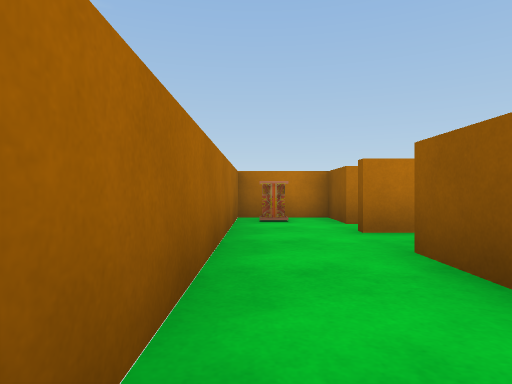
[1] (above)

12 first-person views from a walk through a Unity game level. The camera is 0.55 m above the floor, looks level and sees 75° across. The floor is counted in squares, 1 m on a side. Each view is taken from the middle of a square. On the plan, view 1 faces up. The plan holds only what a view shows up to about 9 squares ahead; the rest is blank. The place goes on beyond the plan. Some surface patterns are stand-ins.

[2]
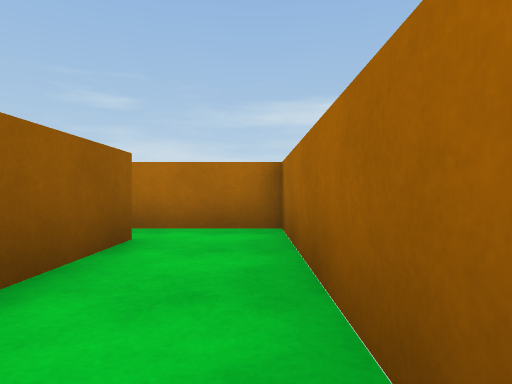

[3]
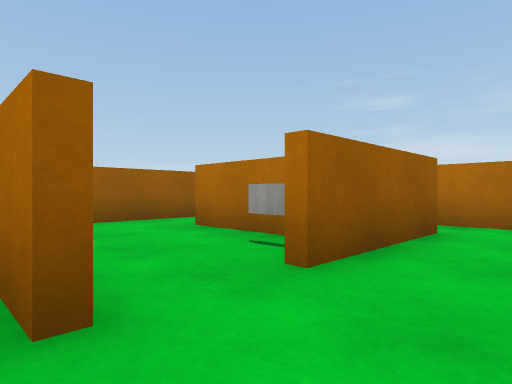

[4]
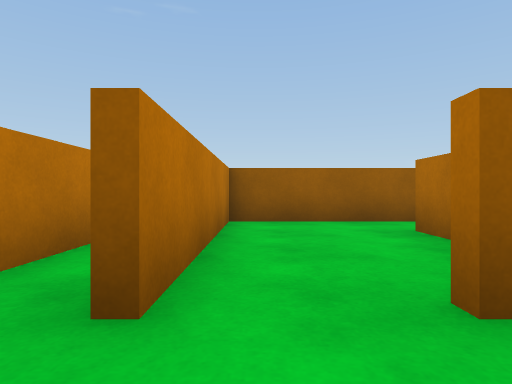

[5]
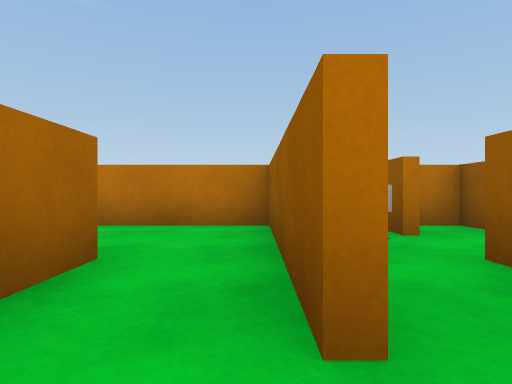

[6]
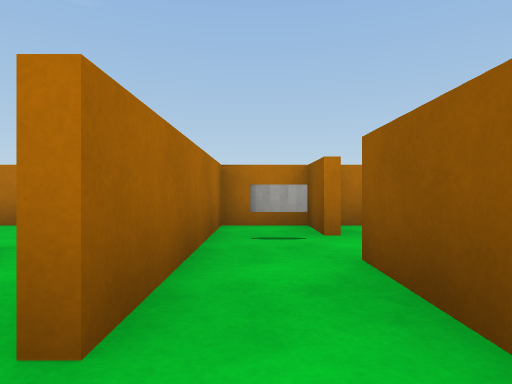

[7]
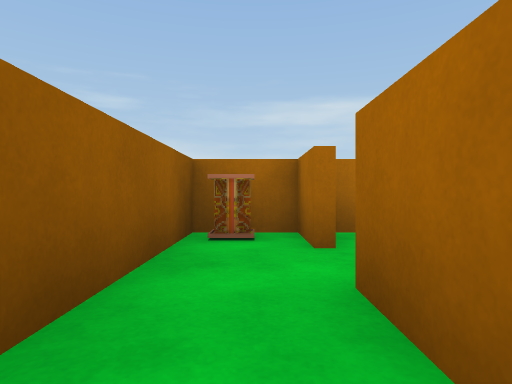

[8]
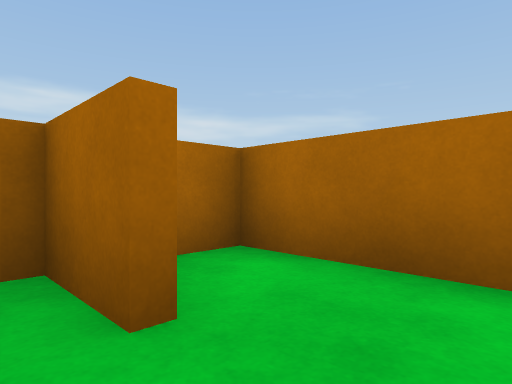

[9]
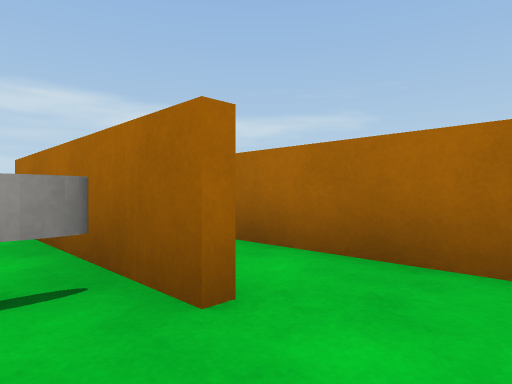

[10]
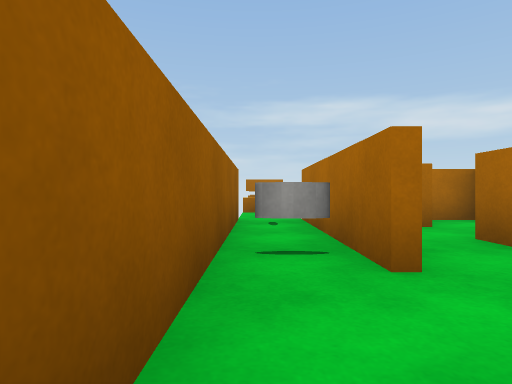

[11]
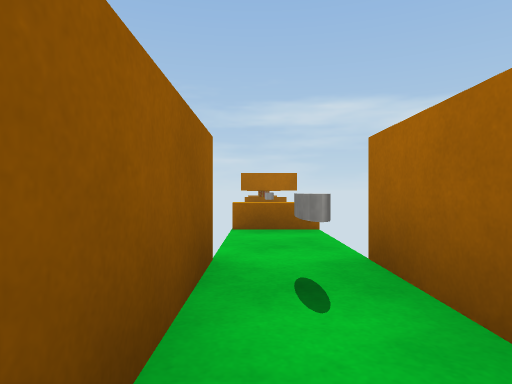

[12]
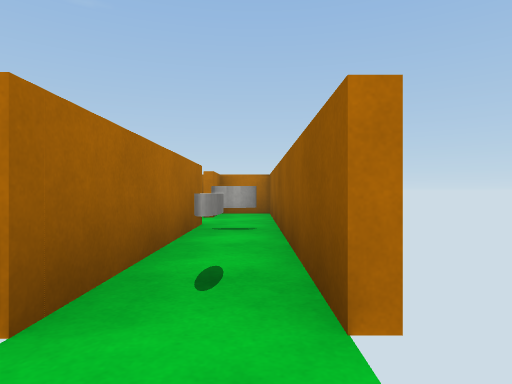

### Floor plan
Points are (right, up) in squares from view 1. A wall is a line through its corners. A room is listed if a view was taken in it or the views show most of it. See-through windows are left out.
Room 1 (views 1, 2, 3, 4)
walls: (1.4, 4.7) (2.2, 4.7); (2.6, 4.5) (1.4, 4.5); (1.4, 0.1) (1.4, 3.1); (0.6, 6.1) (0, 6.1); (2.4, 5.8) (1.4, 5.8) (1.4, 7.2) (-0.4, 7.2) (-0.4, -1) (1.9, -1); (0.6, 6.3) (0, 6.3)
ways out: opening at (2, 4) to room 6; gap at (2, 0)
Room 2 (view 5)
walls: (4.7, 0.5) (4.7, -2.5) (6, -2.5)
ways out: opening at (6, -0.5) to room 3; opening at (5, 1.5) to room 6
Room 3 (views 6, 8)
walls: (6.4, -1.2) (6.4, -2.5) (7.9, -2.5) (7.9, 0.6); (7, -1.8) (7.6, -1.8); (7, -2) (7.5, -2)
ways out: opening at (6, -0.5) to room 2; opening at (7, 1) to room 4
Room 4 (view 7)
walls: (7.9, 3.2) (7.9, 4.5) (6.4, 4.5) (6.4, 0); (7.9, 0.6) (7.9, 1.8)
ways out: opening at (7, 1) to room 3; opening at (8, 2) to room 5
objects: other object (7, 3)
Room 5 (views 9, 10, 11, 12)
walls: (8.1, 1.8) (8.1, -2.8); (9.4, -2.8) (9.4, 4.5) (8, 4.5)
low walls: (8, -4.9) (9.4, -4.9)
ways out: opening at (8, 2) to room 4
objects: other object (9, -2); other object (9, 1)
Room 6 (no view inside)
walls: (2.6, 1.7) (4.7, 1.7) (4.7, 0.5); (3.6, 5.8) (2.4, 5.8); (6.2, 0) (6.2, 4.5) (2.6, 4.5)
ways out: opening at (2, 4) to room 1; opening at (5, 1.5) to room 2

Where each view was taken, in squares from view 1:
view 1: 0 up, 0 right, facing up
view 2: 4 up, 0 right, facing down
view 3: 5 up, 0 right, facing down-right
view 4: 4 up, 0 right, facing right
view 5: 1 down, 6 right, facing up
view 6: 1 down, 7 right, facing up
view 7: 2 up, 7 right, facing down
view 8: 0 up, 7 right, facing down-left
view 9: 3 up, 9 right, facing down-left
view 10: 4 up, 9 right, facing down
view 11: 0 up, 9 right, facing down
view 12: 4 down, 9 right, facing up
